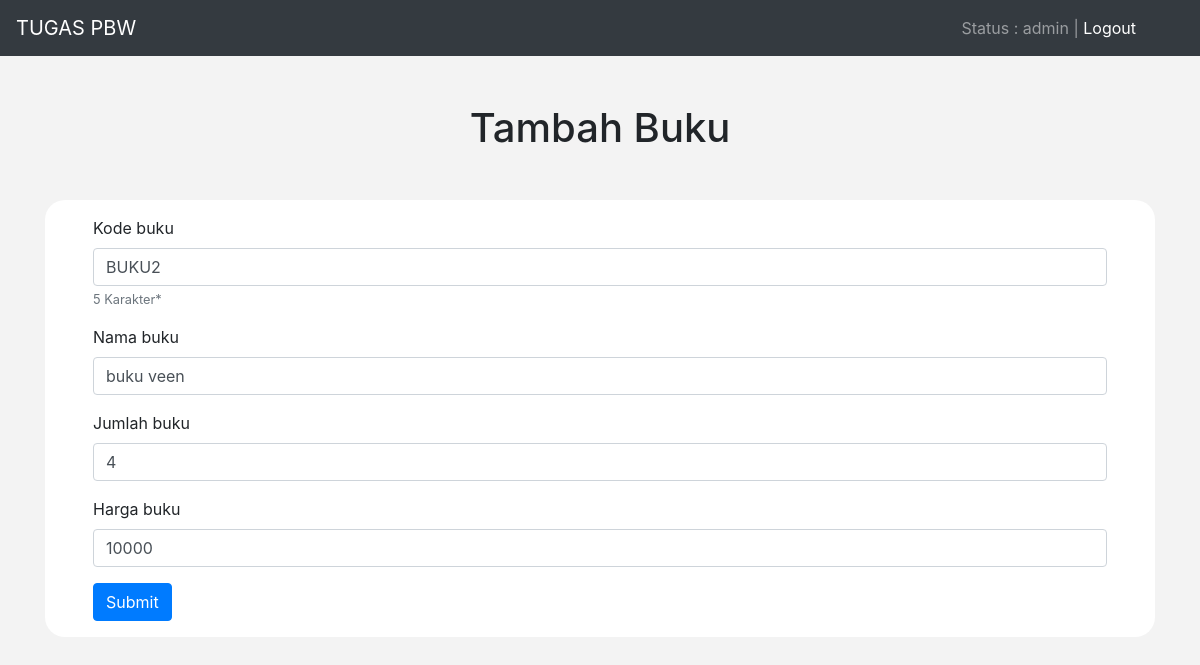
The page /ubah.php?kode=BUKU2 (signed in) on the database its author committed.
### tables this page shows
CREATE TABLE `buku` (
  `id_buku` int(11) NOT NULL,
  `kode_buku` varchar(5) NOT NULL,
  `nama_buku` varchar(50) NOT NULL,
  `jumlah_buku` int(10) NOT NULL,
  `harga_buku` int(10) NOT NULL
);

### functions.php (called while the page is built, shortened)
<?php
$db = mysqli_connect("localhost", "root", "", "crud");
function query ($query){
	global $db;
	$result = mysqli_query( $db, $query );
	$rows = [];
	while ($row=mysqli_fetch_assoc($result)) {
		$rows[] = $row;
	}
	return $rows;
}
 ?>

### ubah.php (the view, shortened to what this page needs)
<?php
require 'functions.php';
$kode = $_GET["kode"];
$buku = query("SELECT * FROM buku WHERE kode_buku = '$kode'")[0];
 ?>
<!doctype html>
<html lang="en">
<head>
    <link rel="stylesheet" href="https://maxcdn.bootstrapcdn.com/bootstrap/4.0.0/css/bootstrap.min.css"
>
</head>
<body>
    <nav class="navbar navbar-expand-lg navbar-dark bg-dark">
      <a class="navbar-brand" href="#">TUGAS PBW</a>
      <div class="collapse navbar-collapse" id="navbarText">
        <span class="navbar-text pr-5">
          Status : <?php echo $_SESSION['user_level']; ?> | <a href="logout.php">Logout</a>
        </span>
      </div>
    </nav>
    <h1 class="mt-5 mb-5 text-center">Tambah Buku</h1>
    <div class="container">
        <div class="row">
            <div class="col-md-12">
                <div class="pr-5 pl-5 pt-3 pb-3 table100">
                    <form action="" method="post">
                      <div class="form-group">
                        <label for="kode">Kode buku</label>
                        <input type="text" class="form-control" id="kode" name="kode" placeholder="Masukkan kode buku" required minlength="5" maxlength="5" value="<?php echo $buku['kode_buku'] ?>">
                        <small id="emailHelp" class="form-text text-muted" style="color: red">5 Karakter*</small>
                      </div>
                      <div class="form-group">
                        <label for="nama">Nama buku</label>
                        <input type="text" class="form-control" id="nama" name="nama" placeholder="Masukkan nama buku" required minlength="3" maxlength="20" value="<?php echo $buku['nama_buku'] ?>">
                      </div>
                      <div class="form-group">
                        <label for="jumlah">Jumlah buku</label>
                        <input type="number" class="form-control" id="jumlah" name="jumlah" placeholder="Masukkan jumlah buku" required value="<?php echo $buku['jumlah_buku'] ?>">
                      </div>
                      <div class="form-group">
                        <label for="harga">Harga buku</label>
                        <input type="number" class="form-control" id="harga" name="harga" placeholder="Masukkan harga buku" required value="<?php echo $buku['harga_buku'] ?>">
                      </div>
                      <button type="submit" class="btn btn-primary" name="submit">Submit</button>
                    </form>
                </div>
            </div>
        </div>
    </div>
</body>
</html>

### ubah.php (style rules this page uses)
body { background-color: #f3f3f3; }
.table100 { background-color: white; border-radius: 20px; }

### rows shown on the page
buku: kode "BUKU2", nama "buku veen", jumlah "4", harga "10000"

### other values the page prints
$_SESSION['user_level'] "admin"
